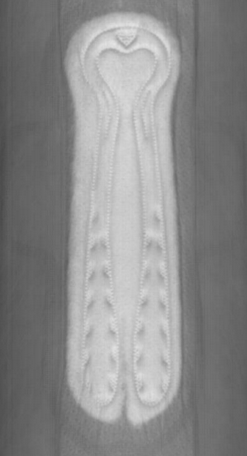
#> input picture assets/input.png, 247 x 456 px, found by its file name
$ python enhancement.py --inter_path assets/input.png
#> lines starting #> are read from the running program, lines starting #| are printed output that depends on the picture; after the words box and inside, x2 and y2 are one past the last pixel; in counts of white or black regions, pixels touching at a corner belong together
"""Image enhancement with opencv"""
import cv2
import argparse
import os
import json


class Enhancement:
    """Image enchancement with OpenCv"""

    def __init__(
        self,
        img_path,
        inter_path,
        output_path,
        equalizer,
        clahe,
        clahe_cliplimit,
        alpha,
        beta,
        ksize,
        threshold,
    ):
        self.img_path = img_path
        self.inter_path = inter_path
        self.output_path = output_path
        self.equalizer = equalizer
        self.clahe = clahe
        self.clahe_cliplimit = clahe_cliplimit
        self.alpha = alpha
        self.beta = beta
        self.ksize = ksize
        self.threshold = threshold

    def enhance(self):
        """enchance image"""
        img = cv2.imread(self.img_path)
#> img is the input picture: shape (456, 247, 3); min 73, max 229, mean 138.5
        gray = cv2.cvtColor(img, cv2.COLOR_BGR2GRAY)
        if self.equalizer:
            gray = cv2.equalizeHist(gray)
        if self.clahe:
            gray = self.clahe_equalizer(gray, self.clahe_cliplimit)
        # sharpening image
        output = self.blurring(gray, ksize=(self.ksize, self.ksize))
        output = self.sharpening(gray, output, self.alpha, self.beta)
        # write intermediate image
        cv2.imwrite(self.inter_path, output)
        # write output image
        output = self.thresholding(output, threshold=self.threshold)
        cv2.imwrite(self.output_path, output)

        # write histogram
        hist = cv2.calcHist([gray], [0], None, [256], [0, 256])
        return hist

    def blurring(self, input, ksize):
        """blurring image"""
#> called with ksize = (11, 11)
        blurred = cv2.GaussianBlur(src=input, ksize=(ksize), sigmaX=0)
        return blurred

    def sharpening(self, input, blurred, alpha, beta):
        """sharpening image"""
#> called with alpha = 1.5, beta = -0.5
        sharpened = cv2.addWeighted(
            src1=input, alpha=alpha, src2=blurred, beta=beta, gamma=0
        )
        return sharpened

    def clahe_equalizer(self, input, cliplimit):
        """clahe equalizer"""
        clahe = cv2.createCLAHE(clipLimit=cliplimit)
        output = clahe.apply(input)
        return output

    def thresholding(self, input, threshold):
        """thresholding image"""
#> called with threshold = 170
        ret, thresh = cv2.threshold(input, threshold, 255, cv2.THRESH_BINARY_INV)
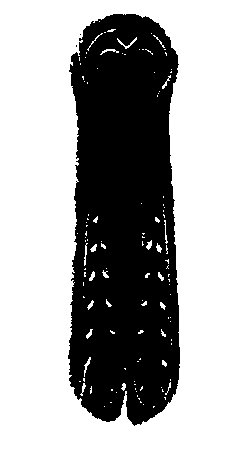
#> thresh: shape (456, 247); 65.9% white; 3 black regions (2 under 20 px), largest, box (x1, y1, x2, y2) and area: (68, 14, 180, 426) 38400
#> ret = 170
        return thresh

    def save_configs(self, configs, output_path):
        """save configs in json"""
        with open(os.path.join(output_path, "configs.json"), "w") as f:
            f.write(json.dumps(configs, indent=4))


if __name__ == "__main__":
    # argument parser
    parser = argparse.ArgumentParser(description="Image enhancement")
    parser.add_argument("--img_path", default="/assets/input.png", help="Path to image")
    parser.add_argument(
        "--inter_path",
        default="/assets/intermediate.png",
        help="Path to intermediate image",
    )
    parser.add_argument(
        "--output_path", default="/assets/results.png", help="Path to output image"
    )
    parser.add_argument("--equalizer", action="store_true", help="Equalize histogram")
    parser.add_argument("--clahe", action="store_true", help="CLAHE")
    parser.add_argument(
        "--clahe_cliplimit", type=float, default=2.0, help="CLAHE clip limit"
    )
    parser.add_argument("--alpha", type=float, default=1.5, help="Alpha")
    parser.add_argument("--beta", type=float, default=-0.5, help="Beta")
    parser.add_argument("--ksize", type=int, default=11, help="Ksize")
    parser.add_argument("--threshold", type=int, default=170, help="Threshold")
    args = parser.parse_args()

    enhancement = Enhancement(
        img_path=args.img_path,
        inter_path=args.inter_path,
        output_path=args.output_path,
        equalizer=args.equalizer,
        clahe=args.clahe,
        clahe_cliplimit=args.clahe_cliplimit,
        alpha=args.alpha,
        beta=args.beta,
        ksize=args.ksize,
        threshold=args.threshold,
    )
    enhancement.enhance()
#> in enhance, `hist = cv2.calcHist([gray], [0], None, [256], [0, 256])`: hist = 256 values, max 3101 at index 107, min 0 at index 0, mean 440
